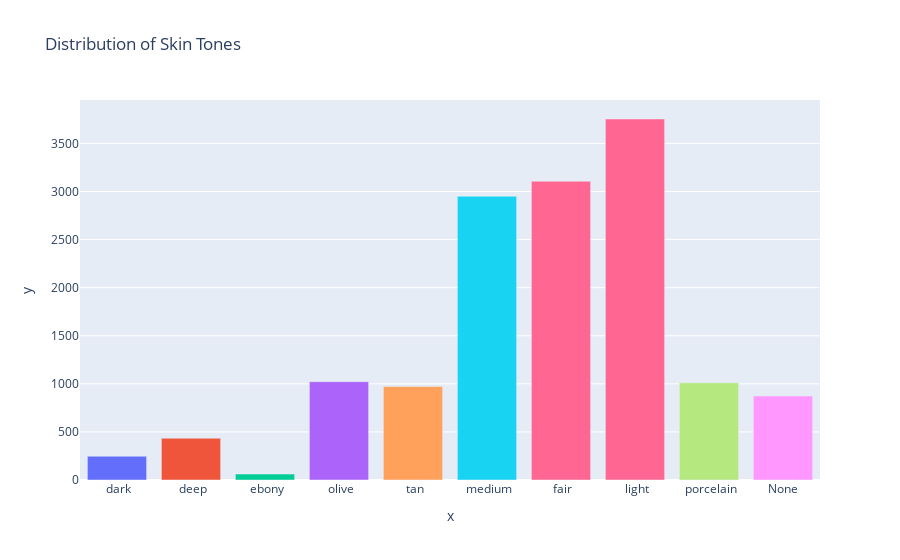

Notebook code for this chart:
### Code cell
fig = px.bar(x=skin_tones.index, y=skin_tones.values, color=tones[:10], title='Distribution of Skin Tones')

fig.update_layout(showlegend=False)

fig.show()

fig.write_html("plotly/skin_tone_counts_bar.html")

### Figure 1 — Plotly figure (JSON) as saved in the notebook; plotly's stock layout.template omitted (floating-point values rounded to 4 significant figures)
{"data": [{"alignmentgroup": "True", "hovertemplate": "color=(0.14532868552819855, 0.09190588235294117, 0.05852941176470588, 1.0)<br>x=%{x}<br>y=%{y}<extra></extra>", "legendgroup": "(0.14532868552819855, 0.09190588235294117, 0.05852941176470588, 1.0)", "marker": {"color": "#636efa"}, "name": "(0.14532868552819855, 0.09190588235294117, 0.05852941176470588, 1.0)", "offsetgroup": "(0.14532868552819855, 0.09190588235294117, 0.05852941176470588, 1.0)", "orientation": "v", "showlegend": true, "textposition": "auto", "type": "bar", "x": [" dark"], "xaxis": "x", "y": [247], "yaxis": "y"}, {"alignmentgroup": "True", "hovertemplate": "color=(0.34394455575006994, 0.21751058823529412, 0.13851960784313727, 1.0)<br>x=%{x}<br>y=%{y}<extra></extra>", "legendgroup": "(0.34394455575006994, 0.21751058823529412, 0.13851960784313727, 1.0)", "marker": {"color": "#EF553B"}, "name": "(0.34394455575006994, 0.21751058823529412, 0.13851960784313727, 1.0)", "offsetgroup": "(0.34394455575006994, 0.21751058823529412, 0.13851960784313727, 1.0)", "orientation": "v", "showlegend": true, "textposition": "auto", "type": "bar", "x": [" deep"], "xaxis": "x", "y": [434], "yaxis": "y"}, {"alignmentgroup": "True", "hovertemplate": "color=(0.5425604259719413, 0.3431152941176471, 0.21850980392156863, 1.0)<br>x=%{x}<br>y=%{y}<extra></extra>", "legendgroup": "(0.5425604259719413, 0.3431152941176471, 0.21850980392156863, 1.0)", "marker": {"color": "#00cc96"}, "name": "(0.5425604259719413, 0.3431152941176471, 0.21850980392156863, 1.0)", "offsetgroup": "(0.5425604259719413, 0.3431152941176471, 0.21850980392156863, 1.0)", "orientation": "v", "showlegend": true, "textposition": "auto", "type": "bar", "x": [" ebony"], "xaxis": "x", "y": [62], "yaxis": "y"}, {"alignmentgroup": "True", "hovertemplate": "color=(0.7411762961938126, 0.46871999999999997, 0.2985, 1.0)<br>x=%{x}<br>y=%{y}<extra></extra>", "legendgroup": "(0.7411762961938126, 0.46871999999999997, 0.2985, 1.0)", "marker": {"color": "#ab63fa"}, "name": "(0.7411762961938126, 0.46871999999999997, 0.2985, 1.0)", "offsetgroup": "(0.7411762961938126, 0.46871999999999997, 0.2985, 1.0)", "orientation": "v", "showlegend": true, "textposition": "auto", "type": "bar", "x": [" olive"], "xaxis": "x", "y": [1022], "yaxis": "y"}, {"alignmentgroup": "True", "hovertemplate": "color=(0.9397921664156841, 0.5943247058823529, 0.3784901960784314, 1.0)<br>x=%{x}<br>y=%{y}<extra></extra>", "legendgroup": "(0.9397921664156841, 0.5943247058823529, 0.3784901960784314, 1.0)", "marker": {"color": "#FFA15A"}, "name": "(0.9397921664156841, 0.5943247058823529, 0.3784901960784314, 1.0)", "offsetgroup": "(0.9397921664156841, 0.5943247058823529, 0.3784901960784314, 1.0)", "orientation": "v", "showlegend": true, "textposition": "auto", "type": "bar", "x": [" tan"], "xaxis": "x", "y": [971], "yaxis": "y"}, {"alignmentgroup": "True", "hovertemplate": "color=(1.0, 0.7199294117647058, 0.4584803921568627, 1.0)<br>x=%{x}<br>y=%{y}<extra></extra>", "legendgroup": "(1.0, 0.7199294117647058, 0.4584803921568627, 1.0)", "marker": {"color": "#19d3f3"}, "name": "(1.0, 0.7199294117647058, 0.4584803921568627, 1.0)", "offsetgroup": "(1.0, 0.7199294117647058, 0.4584803921568627, 1.0)", "orientation": "v", "showlegend": true, "textposition": "auto", "type": "bar", "x": [" medium"], "xaxis": "x", "y": [2951], "yaxis": "y"}, {"alignmentgroup": "True", "hovertemplate": "color=(1.0, 0.7812, 0.4975, 1.0)<br>x=%{x}<br>y=%{y}<extra></extra>", "legendgroup": "(1.0, 0.7812, 0.4975, 1.0)", "marker": {"color": "#FF6692"}, "name": "(1.0, 0.7812, 0.4975, 1.0)", "offsetgroup": "(1.0, 0.7812, 0.4975, 1.0)", "orientation": "v", "showlegend": true, "textposition": "auto", "type": "bar", "x": [" fair", " light"], "xaxis": "x", "y": [3107, 3754], "yaxis": "y"}, {"alignmentgroup": "True", "hovertemplate": "color=(0.99, 0.9, 0.7, 1.0)<br>x=%{x}<br>y=%{y}<extra></extra>", "legendgroup": "(0.99, 0.9, 0.7, 1.0)", "marker": {"color": "#B6E880"}, "name": "(0.99, 0.9, 0.7, 1.0)", "offsetgroup": "(0.99, 0.9, 0.7, 1.0)", "orientation": "v", "showlegend": true, "textposition": "auto", "type": "bar", "x": [" porcelain"], "xaxis": "x", "y": [1011], "yaxis": "y"}, {"alignmentgroup": "True", "hovertemplate": "color=red<br>x=%{x}<br>y=%{y}<extra></extra>", "legendgroup": "red", "marker": {"color": "#FF97FF"}, "name": "red", "offsetgroup": "red", "orientation": "v", "showlegend": true, "textposition": "auto", "type": "bar", "x": ["None"], "xaxis": "x", "y": [873], "yaxis": "y"}], "layout": {"barmode": "relative", "legend": {"title": {"text": "color"}, "tracegroupgap": 0}, "showlegend": false, "title": {"text": "Distribution of Skin Tones"}, "xaxis": {"anchor": "y", "domain": [0, 1], "title": {"text": "x"}}, "yaxis": {"anchor": "x", "domain": [0, 1], "title": {"text": "y"}}}}
